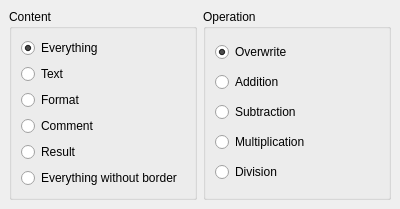
<ui version="4.0" >
 <author>Stefan Nikolaus &lt;stefan.nikolaus@kdemail.net></author>
 <comment>This file is part of the KDE project.
Copyright (C) 2006 Stefan Nikolaus &lt;stefan.nikolaus@kdemail.net>

This program is free software; you can redistribute it and/or modify
it under the terms of the GNU General Public License as published by
the Free Software Foundation; either version 2 of the License, or
(at your option) any later version.

This program is distributed in the hope that it will be useful,
but WITHOUT ANY WARRANTY; without even the implied warranty of
MERCHANTABILITY or FITNESS FOR A PARTICULAR PURPOSE.  See the
GNU General Public License for more details.

You should have received a copy of the GNU General Public License
along with this program; if not, write to the Free Software
Foundation, Inc., 51 Franklin Street, Fifth Floor, Boston, MA  02110-1301  USA
</comment>
 <exportmacro></exportmacro>
 <class>Calligra::Tables::SpecialPasteWidget</class>
 <widget class="QWidget" name="SpecialPasteWidget" >
  <property name="geometry" >
   <rect>
    <x>0</x>
    <y>0</y>
    <width>400</width>
    <height>182</height>
   </rect>
  </property>
  <layout class="QHBoxLayout" >
   <property name="margin" >
    <number>9</number>
   </property>
   <property name="spacing" >
    <number>6</number>
   </property>
   <item>
    <widget class="QGroupBox" name="groupBox" >
     <property name="title" >
      <string>Content</string>
     </property>
     <layout class="QVBoxLayout" >
      <property name="margin" >
       <number>9</number>
      </property>
      <property name="spacing" >
       <number>6</number>
      </property>
      <item>
       <widget class="QRadioButton" name="everythingButton" >
        <property name="text" >
         <string>Everything</string>
        </property>
        <property name="checked" >
         <bool>true</bool>
        </property>
       </widget>
      </item>
      <item>
       <widget class="QRadioButton" name="textButton" >
        <property name="text" >
         <string>Text</string>
        </property>
       </widget>
      </item>
      <item>
       <widget class="QRadioButton" name="formatButton" >
        <property name="text" >
         <string>Format</string>
        </property>
       </widget>
      </item>
      <item>
       <widget class="QRadioButton" name="commentButton" >
        <property name="text" >
         <string>Comment</string>
        </property>
       </widget>
      </item>
      <item>
       <widget class="QRadioButton" name="resultButton" >
        <property name="text" >
         <string>Result</string>
        </property>
       </widget>
      </item>
      <item>
       <widget class="QRadioButton" name="noBorderButton" >
        <property name="text" >
         <string>Everything without border</string>
        </property>
       </widget>
      </item>
     </layout>
    </widget>
   </item>
   <item>
    <widget class="QGroupBox" name="groupBox_2" >
     <property name="title" >
      <string>Operation</string>
     </property>
     <layout class="QVBoxLayout" >
      <property name="margin" >
       <number>9</number>
      </property>
      <property name="spacing" >
       <number>6</number>
      </property>
      <item>
       <widget class="QRadioButton" name="overwriteButton" >
        <property name="text" >
         <string>Overwrite</string>
        </property>
        <property name="checked" >
         <bool>true</bool>
        </property>
       </widget>
      </item>
      <item>
       <widget class="QRadioButton" name="additionButton" >
        <property name="text" >
         <string>Addition</string>
        </property>
       </widget>
      </item>
      <item>
       <widget class="QRadioButton" name="substractionButton" >
        <property name="text" >
         <string>Subtraction</string>
        </property>
       </widget>
      </item>
      <item>
       <widget class="QRadioButton" name="multiplicationButton" >
        <property name="text" >
         <string>Multiplication</string>
        </property>
       </widget>
      </item>
      <item>
       <widget class="QRadioButton" name="divisionButton" >
        <property name="text" >
         <string>Division</string>
        </property>
       </widget>
      </item>
     </layout>
    </widget>
   </item>
  </layout>
 </widget>
 <layoutfunction spacing="KDialog::spacingHint" margin="KDialog::marginHint" />
 <pixmapfunction></pixmapfunction>
 <includes>
  <include location="global" >kdialog.h</include>
 </includes>
 <resources/>
 <connections/>
</ui>
